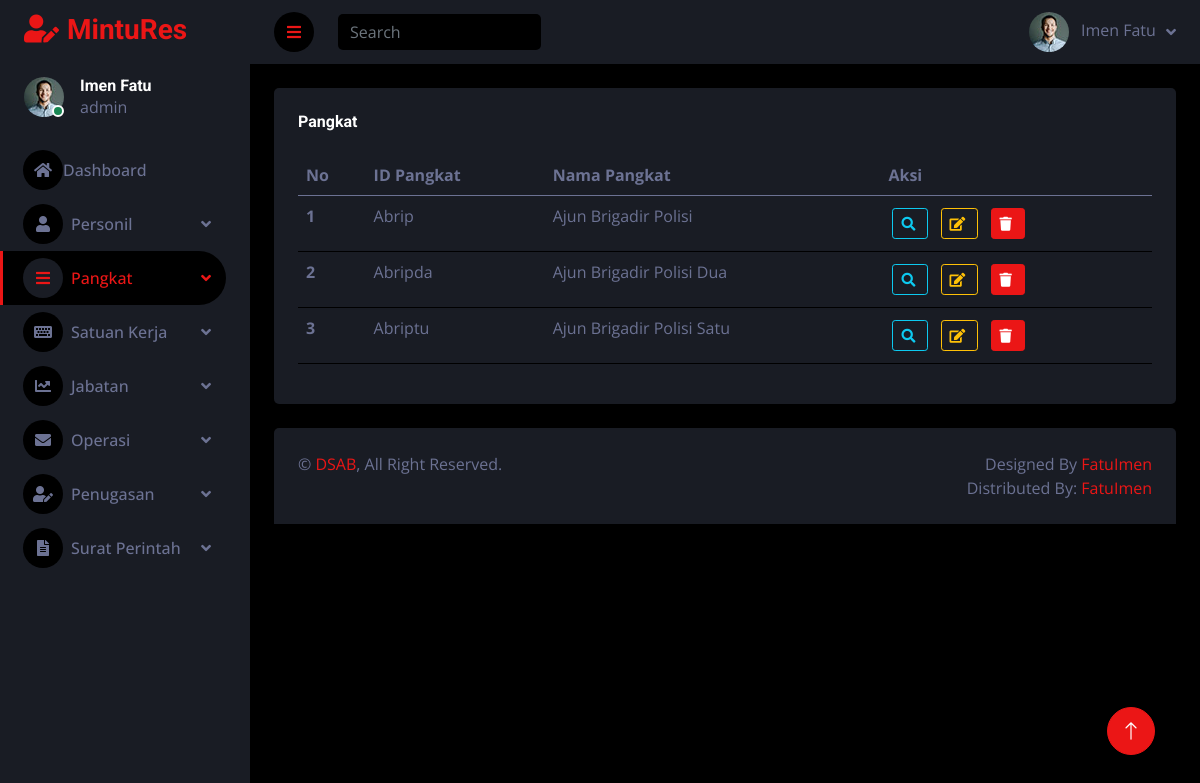
The app's page /pangkat.php (signed in) with its own data.
### tables this page shows
CREATE TABLE `pangkat` (
  `id_pangkat` varchar(50) NOT NULL,
  `nama_pangkat` varchar(100) NOT NULL
);

### pangkat.php (the view, shortened to what this page needs)
<?php
include "config.php";
?>
<!DOCTYPE html>
<html lang="en">
<head>
    <link href="https://cdnjs.cloudflare.com/ajax/libs/font-awesome/5.10.0/css/all.min.css" rel="stylesheet">
    <link href="https://cdn.jsdelivr.net/npm/bootstrap-icons@1.4.1/font/bootstrap-icons.css" rel="stylesheet">
    <link href="lib/owlcarousel/assets/owl.carousel.min.css" rel="stylesheet">
    <link href="lib/tempusdominus/css/tempusdominus-bootstrap-4.min.css" rel="stylesheet" />
    <link href="css/bootstrap.min.css" rel="stylesheet">
    <link href="css/style.css" rel="stylesheet">
</head>
<body>
    <div class="container-fluid position-relative d-flex p-0">
        <div class="sidebar pe-4 pb-3">
            <nav class="navbar bg-secondary navbar-dark">
                <a href="index.php" class="navbar-brand mx-4 mb-3">
                    <h3 class="text-primary"><i class="fa fa-user-edit me-2"></i>MintuRes</h3>
                </a>
                <div class="d-flex align-items-center ms-4 mb-4">
                    <div class="position-relative">
                        <img class="rounded-circle" src="img/user.jpg" alt="" style="width: 40px; height: 40px;">
                        <div class="bg-success rounded-circle border border-2 border-white position-absolute end-0 bottom-0 p-1"></div>
                    </div>
                    <div class="ms-3">
                        <h6 class="mb-0"><?= $_SESSION['nama_lengkap']; ?></h6>
                        <span><?= $_SESSION['level']; ?></span>
                    </div>
                </div>
                <?php if ($_SESSION['level'] == 'admin') { ?>
                <div class="navbar-nav w-100">
                    <a href="index.php" class="nav-item nav-link "><i class="fa fa-home"></i>Dashboard</a>
                    <div class="nav-item dropdown">
                        <a href="#" class="nav-link dropdown-toggle" data-bs-toggle="dropdown"><i class="fa fa-user me-2"></i>Personil</a>
                    </div>
                    <div class="nav-item dropdown">
                        <a href="#" class="nav-link dropdown-toggle active" data-bs-toggle="dropdown"><i class="fa fa-bars me-2"></i>Pangkat</a>
                    </div>
                    <div class="nav-item dropdown">
                        <a href="#" class="nav-link dropdown-toggle" data-bs-toggle="dropdown"><i class="fa fa-keyboard me-2"></i>Satuan Kerja</a>
                    </div>
                    <div class="nav-item dropdown">
                        <a href="#" class="nav-link dropdown-toggle" data-bs-toggle="dropdown"><i class="fa fa-chart-line me-2"></i>Jabatan</a>
                    </div>
                    <div class="nav-item dropdown">
                        <a href="#" class="nav-link dropdown-toggle" data-bs-toggle="dropdown"><i class="fa fa-envelope me-2"></i>Operasi</a>
                    </div>
                    <div class="nav-item dropdown">
                        <a href="#" class="nav-link dropdown-toggle" data-bs-toggle="dropdown"><i class="fa fa-user-edit me-2"></i>Penugasan</a>
                    </div>
                    <div class="nav-item dropdown">
                        <a href="#" class="nav-link dropdown-toggle" data-bs-toggle="dropdown"><i class="fa fa-file-alt me-2"></i>Surat Perintah</a>
                    </div>
                </div>
                <?php } ?>
            </nav>
        </div>
        <div class="content">
            <nav class="navbar navbar-expand bg-secondary navbar-dark sticky-top px-4 py-0">
                <a href="#" class="sidebar-toggler flex-shrink-0">
                    <i class="fa fa-bars"></i>
                </a>
                <form class="d-none d-md-flex ms-4">
                    <input class="form-control bg-dark border-0" type="search" placeholder="Search">
                </form>
                <div class="navbar-nav align-items-center ms-auto">
                    <div class="nav-item dropdown">
                        <a href="#" class="nav-link dropdown-toggle" data-bs-toggle="dropdown">
                            <img class="rounded-circle me-lg-2" src="img/user.jpg" alt="" style="width: 40px; height: 40px;">
                            <span class="d-none d-lg-inline-flex"><?= $_SESSION['nama_lengkap']; ?></span>
                        </a>
                    </div>
                </div>
            </nav>
    <div class="container-fluid pt-4 px-4">
                <div class="row g-4">
                    <div class="col-12">
                        <div class="bg-secondary rounded h-100 p-4">
                            <h6 class="mb-4">Pangkat</h6>
                            <div class="table-responsive">
                                <table class="table">
                                    <thead>
                                        <tr>
                                            <th scope="col">No</th>
                                            <th scope="col">ID Pangkat</th>
                                            <th scope="col">Nama Pangkat</th>
                                            <th scope="col">Aksi</th>
                                        </tr>
                                    </thead>
                                    <tbody>
                                        <?php
                                                $urutan = 0;
                                                $query = mysqli_query($koneksi,"SELECT * FROM pangkat");
                                                while($data=mysqli_fetch_array($query))
                                                    {
                                                $urutan++;
                                                ?>
                                        <tr>
                                            <th scope="row"><?php echo $urutan; ?></th>
                                            <td ><?php echo $data['id_pangkat'];?></td>
                                            <td ><?php echo $data['nama_pangkat'];?></td>
                                            <td>
                                            <a class="btn btn-sm btn-outline-info m-1"><i class="fa fa-search me-1"></i></a>
                                            <a class="btn btn-sm btn-outline-warning m-1" href="edit_pangkat.php?id_pangkat=<?php echo $data['id_pangkat']; ?>"><i class="fa fa-edit me-1"></i></a>
                                            <a class="btn btn-sm btn-primary m-1" href="hapus/hps_pangkat.php?id_pangkat=<?php echo $data['id_pangkat'];?>"><i class="fa fa-trash me-1"></i></a>
                                        </tr>
                                          <?php
                                            }
                                        ?>
                                    </tbody>
                                </table>
                            </div>
                        </div>
                    </div>
                </div>
            </div>
            <div class="container-fluid pt-4 px-4">
                <div class="bg-secondary rounded-top p-4">
                    <div class="row">
                        <div class="col-12 col-sm-6 text-center text-sm-start">
                            &copy; <a href="#">DSAB</a>, All Right Reserved.
                        </div>
                        <div class="col-12 col-sm-6 text-center text-sm-end">
                            Designed By <a href="#">FatuImen</a>
                            <br>Distributed By: <a href="#" target="_blank">FatuImen</a>
                        </div>
                    </div>
                </div>
            </div>
        </div>
        <a href="#" class="btn btn-lg btn-primary btn-lg-square back-to-top"><i class="bi bi-arrow-up"></i></a>
    </div>
</body>
</html>

### css/style.css (style rules this page uses)
:root { --primary: #EB1616; --secondary: #191C24; --light: #6C7293; --dark: #000000; }
.back-to-top { position: fixed; display: none; right: 45px; bottom: 45px; z-index: 99; }
.btn { transition: .5s; }
.btn-lg-square { width: 48px; height: 48px; }
.btn-square, .btn-sm-square, .btn-lg-square { padding: 0; display: inline-flex; align-items: center; justify-content: center; font-weight: normal; border-radius: 50px; }
.sidebar { position: fixed; top: 0; left: 0; bottom: 0; width: 250px; height: 100vh; overflow-y: auto; background: var(--secondary); transition: 0.5s; z-index: 999; }
.content { margin-left: 250px; min-height: 100vh; background: var(--dark); transition: 0.5s; }
@media (min-width: 992px) { .sidebar { margin-left: 0; } }
@media (min-width: 992px) { .content { width: calc(100% - 250px); } }
.sidebar .navbar .navbar-nav .nav-link { padding: 7px 20px; color: var(--light); font-weight: 500; border-left: 3px solid var(--secondary); border-radius: 0 30px 30px 0; outline: none; }
.sidebar .navbar .navbar-nav .nav-link:hover, .sidebar .navbar .navbar-nav .nav-link.active { color: var(--primary); background: var(--dark); border-color: var(--primary); }
.sidebar .navbar .navbar-nav .nav-link i { width: 40px; height: 40px; display: inline-flex; align-items: center; justify-content: center; background: var(--dark); border-radius: 40px; }
.sidebar .navbar .navbar-nav .nav-link:hover i, .sidebar .navbar .navbar-nav .nav-link.active i { background: var(--secondary); }
.sidebar .navbar .dropdown-toggle::after { position: absolute; top: 15px; right: 15px; border: none; content: "\f107"; font-family: "Font Awesome 5 Free"; font-weight: 900; transition: .5s; }
.content .navbar .navbar-nav .nav-link { margin-left: 25px; padding: 12px 0; color: var(--light); outline: none; }
.content .navbar .sidebar-toggler, .content .navbar .navbar-nav .nav-link i { width: 40px; height: 40px; display: inline-flex; align-items: center; justify-content: center; background: var(--dark); border-radius: 40px; }
.content .navbar .dropdown-toggle::after { margin-left: 6px; vertical-align: middle; border: none; content: "\f107"; font-family: "Font Awesome 5 Free"; font-weight: 900; transition: .5s; }

### records on screen
pangkat: id_pangkat "Abrip", nama_pangkat "Ajun Brigadir Polisi"
pangkat: id_pangkat "Abripda", nama_pangkat "Ajun Brigadir Polisi Dua"
pangkat: id_pangkat "Abriptu", nama_pangkat "Ajun Brigadir Polisi Satu"

### other values on screen
$_SESSION['nama_lengkap'] "Imen Fatu"
$_SESSION['level'] "admin"
